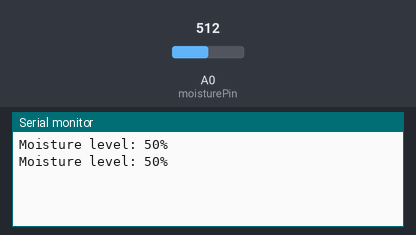
The sketch below on a simulated Arduino Uno, built with avr-gcc and run on an emulated ATmega328P. Parts: the last lines printed to the serial monitor. Inputs (shaded band) come from the test bench; at power-on: A0 (moisturePin) = 512.

Above: at 1.8 s.
1.9 s: A0 (moisturePin) set to 716
At 2.8 s:
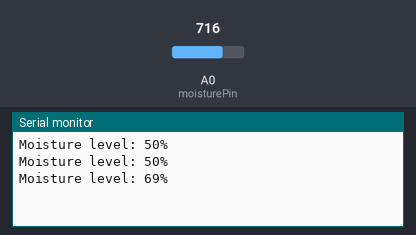
3.4 s: A0 (moisturePin) set to 900
At 4.8 s:
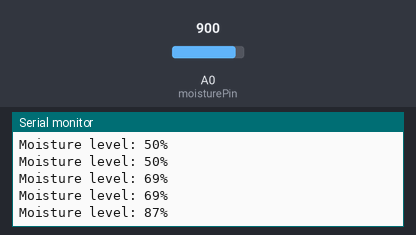
Timing chart, 0 to 6.4 s (numbered marks = the images above; inputs shaded):
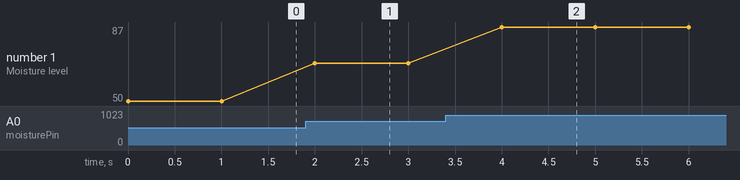

Measured:
- after the input at 1.9 s, the serial monitor: prints a new line after 0.10 s (image 1)
- after the input at 3.4 s, the serial monitor: prints a new line after 0.60 s (image 2)
- plotted number 1: 50 → 69 after the input at 1.9 s, 69 → 87 after the input at 3.4 s

The sketch:

soil_moisture_sensor.ino
```cpp
const int moisturePin = A0;  // Analog input pin for the moisture sensor

void setup() {
  Serial.begin(9600);  // Initialize the serial communication
}

void loop() {
  int sensorValue = analogRead(moisturePin);  // Read the analog value from the moisture sensor

  int percentMoisture = map(sensorValue, 0, 1023, 0, 100);  // Map the sensor value to a percentage between 0 and 100

  Serial.print("Moisture level: ");
  Serial.print(percentMoisture);
  Serial.println("%");

  delay(1000);  // Delay for 1 second before taking the next reading
}
```

water_level_sensor_lcd.ino
```cpp
//#include <LiquidCrystal_I2C.h>
//LiquidCrystal_I2C lcd(0x27, 16, 2);
//
//void setup() {
//  Serial.begin(9600);
//  lcd.init();
//  lcd.backlight();
//}
//void loop() {
//  int value = analogRead(A0);
//  lcd.setCursor(0, 0);
//  lcd.print("Value :");
//  lcd.print(value);
//  lcd.print("   ");
//  Serial.println(value);
//
//  lcd.setCursor(0, 1);
//  lcd.print("W Level :");
//
//  if (value == 0) {
//    lcd.print("Empty ");
//  } else if (value > 1 && value < 350) {
//    lcd.print("LOW   ");
//  } else if (value > 350 && value < 450) {
//    lcd.print("Medium");
//  } else if (value > 510){
//    lcd.print("HIGH  ");
//  }
//}
```
